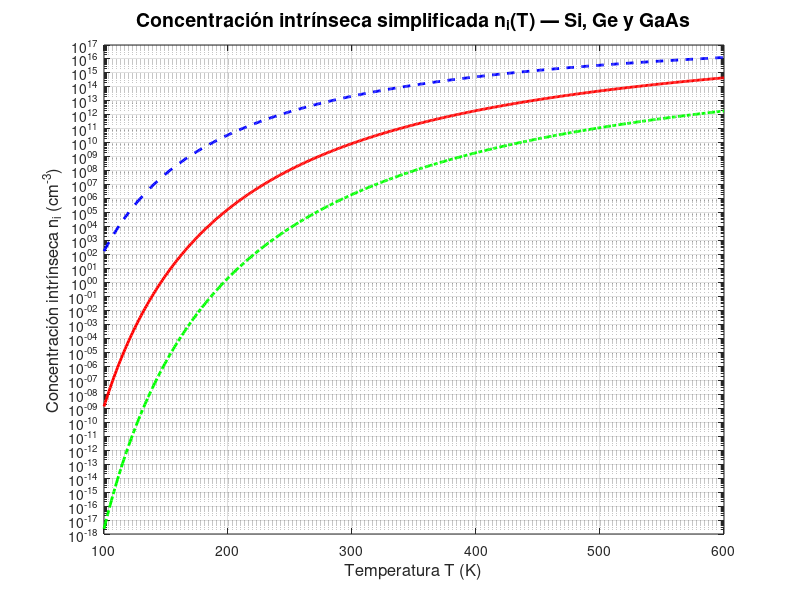

MATLAB code to generate this figure:
% Parámetros constantes (a 300 K)
Nc_Si = 2.82e19;   Nv_Si = 1.83e19;   Eg_Si = 1.12;
Nc_Ge = 1.02e19;   Nv_Ge = 5.65e18;   Eg_Ge = 0.66;
Nc_GaAs = 4.35e17; Nv_GaAs = 7.57e18; Eg_GaAs = 1.424;

% Constante de Boltzmann (eV/K)
kB = 8.617e-5;

% Rango de temperatura
T = linspace(100, 600, 501);  % desde 100 K hasta 600 K

% Cálculo de ni para cada semiconductor
ni_Si   = sqrt(Nc_Si * Nv_Si) * exp(-Eg_Si ./ (2 * kB * T));
ni_Ge   = sqrt(Nc_Ge * Nv_Ge) * exp(-Eg_Ge ./ (2 * kB * T));
ni_GaAs = sqrt(Nc_GaAs * Nv_GaAs) * exp(-Eg_GaAs ./ (2 * kB * T));

% Gráfico (escala semilogarítmica en y)
figure;
semilogy(T, ni_Si, 'r-', 'LineWidth', 2); hold on;
semilogy(T, ni_Ge, 'b--', 'LineWidth', 2);
semilogy(T, ni_GaAs, 'g-.', 'LineWidth', 2);
hold off;

xlabel('Temperatura T (K)', 'FontSize', 12);
ylabel('Concentración intrínseca n_i (cm^{-3})', 'FontSize', 12);
title('Concentración intrínseca simplificada n_i(T) — Si, Ge y GaAs', 'FontSize', 14);
% legend({'Silicio (Si)', 'Germanio (Ge)', 'GaAs'}, 'Location', 'northeast');
grid on;
